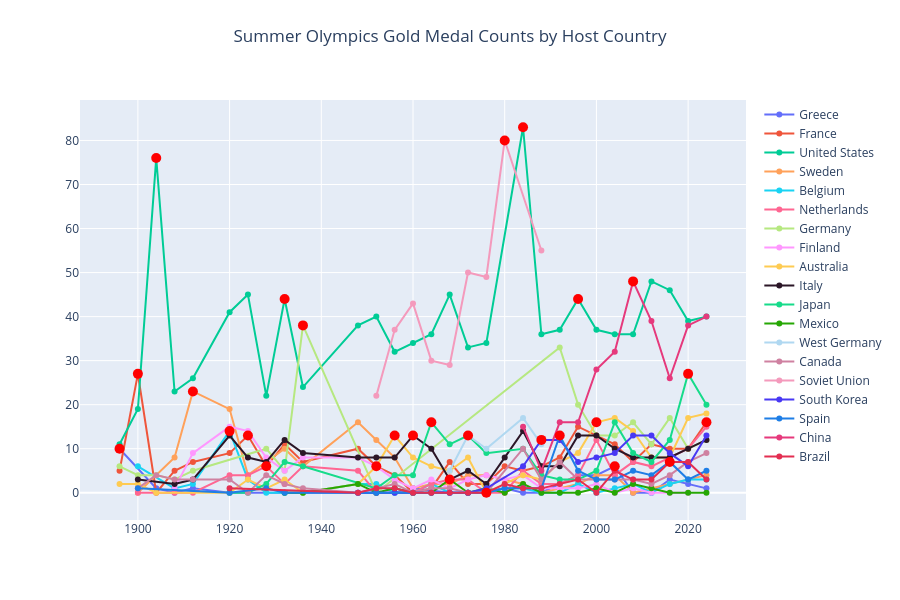

Notebook code for this chart:
### Code cell
host_countries = host_df["Host"].unique()
medal_df = medal_df.query("NOC in @host_countries")
fig = go.Figure()
for country in host_countries:
    medal_by_country = medal_df.query("NOC == @country").sort_values("Year")
    fig.add_trace(go.Scatter(x=medal_by_country["Year"], y=medal_by_country["Gold"], name=country, mode="lines+markers"))
for country in host_countries:
    host_by_country = host_df.query("Host == @country")
    years = host_by_country["Year"].sort_values()
    medal_by_country = medal_df.query("NOC == @country and Year in @years").sort_values("Year")
    fig.add_trace(go.Scatter(x=years, y=medal_by_country["Gold"], showlegend=False, marker={"color": "red", "size": 10}, mode="markers"))
fig.update_layout(title={
    "text": "Summer Olympics Gold Medal Counts by Host Country",
    "x": 0.5,
    "y": 0.95,
    "xanchor": "center",
    "yanchor": "top",
}, height=600, colorway=basic_colors+additional_colors)
fig.show()

### Figure 1 — Plotly figure (JSON) as saved in the notebook; plotly's stock layout.template omitted (floating-point values rounded to 4 significant figures)
{"data": [{"mode": "lines+markers", "name": "Greece", "x": [1896, 1904, 1908, 1912, 1920, 1956, 1960, 1968, 1972, 1980, 1984, 1988, 1992, 1996, 2000, 2004, 2008, 2012, 2016, 2020, 2024], "y": [10, 1, 0, 1, 0, 0, 1, 0, 0, 1, 0, 0, 2, 4, 4, 6, 0, 0, 3, 2, 1], "type": "scatter"}, {"mode": "lines+markers", "name": "France", "x": [1896, 1900, 1904, 1908, 1912, 1920, 1924, 1928, 1932, 1936, 1948, 1952, 1956, 1960, 1964, 1968, 1972, 1976, 1980, 1984, 1988, 1992, 1996, 2000, 2004, 2008, 2012, 2016, 2020, 2024], "y": [5, 27, 0, 5, 7, 9, 13, 6, 11, 7, 10, 6, 4, 0, 1, 7, 2, 2, 6, 5, 6, 8, 15, 13, 11, 7, 11, 10, 10, 16], "type": "scatter"}, {"mode": "lines+markers", "name": "United States", "x": [1896, 1900, 1904, 1908, 1912, 1920, 1924, 1928, 1932, 1936, 1948, 1952, 1956, 1960, 1964, 1968, 1972, 1976, 1984, 1988, 1992, 1996, 2000, 2004, 2008, 2012, 2016, 2020, 2024], "y": [11, 19, 76, 23, 26, 41, 45, 22, 44, 24, 38, 40, 32, 34, 36, 45, 33, 34, 83, 36, 37, 44, 37, 36, 36, 48, 46, 39, 40], "type": "scatter"}, {"mode": "lines+markers", "name": "United Kingdom", "x": [], "y": [], "type": "scatter"}, {"mode": "lines+markers", "name": "Sweden", "x": [1900, 1908, 1912, 1920, 1924, 1928, 1932, 1936, 1948, 1952, 1956, 1960, 1964, 1968, 1972, 1976, 1980, 1984, 1988, 1992, 1996, 2000, 2004, 2008, 2012, 2016, 2020, 2024], "y": [0, 8, 23, 19, 4, 7, 10, 6, 16, 12, 8, 1, 2, 2, 4, 4, 3, 2, 0, 1, 2, 4, 4, 0, 1, 2, 3, 4], "type": "scatter"}, {"mode": "lines+markers", "name": "Belgium", "x": [1900, 1908, 1912, 1920, 1924, 1928, 1932, 1936, 1948, 1952, 1956, 1960, 1964, 1968, 1972, 1976, 1980, 1984, 1988, 1992, 1996, 2000, 2004, 2008, 2012, 2016, 2020, 2024], "y": [6, 1, 2, 14, 3, 0, 0, 0, 2, 2, 0, 0, 2, 0, 0, 0, 1, 1, 0, 0, 2, 0, 1, 2, 0, 2, 3, 3], "type": "scatter"}, {"mode": "lines+markers", "name": "Netherlands", "x": [1900, 1908, 1912, 1920, 1924, 1928, 1932, 1936, 1948, 1952, 1960, 1964, 1968, 1972, 1976, 1980, 1984, 1988, 1992, 1996, 2000, 2004, 2008, 2012, 2016, 2020, 2024], "y": [0, 0, 0, 4, 4, 6, 2, 6, 5, 0, 0, 2, 3, 3, 0, 0, 5, 2, 2, 4, 12, 4, 7, 6, 8, 10, 15], "type": "scatter"}, {"mode": "lines+markers", "name": "Germany", "x": [1896, 1900, 1904, 1908, 1912, 1928, 1932, 1936, 1952, 1992, 1996, 2000, 2004, 2008, 2012, 2016, 2020, 2024], "y": [6, 4, 4, 3, 5, 10, 5, 38, 0, 33, 20, 13, 13, 16, 11, 17, 10, 12], "type": "scatter"}, {"mode": "lines+markers", "name": "Finland", "x": [1908, 1912, 1920, 1924, 1928, 1932, 1936, 1948, 1952, 1956, 1960, 1964, 1968, 1972, 1976, 1980, 1984, 1988, 1992, 1996, 2000, 2004, 2008, 2012, 2016, 2020], "y": [1, 9, 15, 14, 8, 5, 8, 8, 6, 3, 1, 3, 1, 3, 4, 3, 4, 1, 1, 1, 2, 0, 1, 0, 0, 0], "type": "scatter"}, {"mode": "lines+markers", "name": "Australia", "x": [1896, 1900, 1904, 1920, 1924, 1928, 1932, 1936, 1948, 1952, 1956, 1960, 1964, 1968, 1972, 1976, 1980, 1984, 1988, 1992, 1996, 2000, 2004, 2008, 2012, 2016, 2020, 2024], "y": [2, 2, 0, 0, 3, 1, 3, 0, 2, 6, 13, 8, 6, 5, 8, 0, 2, 4, 3, 7, 9, 16, 17, 14, 8, 8, 17, 18], "type": "scatter"}, {"mode": "lines+markers", "name": "Italy", "x": [1900, 1908, 1912, 1920, 1924, 1928, 1932, 1936, 1948, 1952, 1956, 1960, 1964, 1968, 1972, 1976, 1980, 1984, 1988, 1992, 1996, 2000, 2004, 2008, 2012, 2016, 2020, 2024], "y": [3, 2, 3, 13, 8, 7, 12, 9, 8, 8, 8, 13, 10, 3, 5, 2, 8, 14, 6, 6, 13, 13, 10, 8, 8, 8, 10, 12], "type": "scatter"}, {"mode": "lines+markers", "name": "Japan", "x": [1920, 1924, 1928, 1932, 1936, 1952, 1956, 1960, 1964, 1968, 1972, 1976, 1984, 1988, 1992, 1996, 2000, 2004, 2008, 2012, 2016, 2020, 2024], "y": [0, 0, 2, 7, 6, 1, 4, 4, 16, 11, 13, 9, 10, 4, 3, 3, 5, 16, 9, 7, 12, 27, 20], "type": "scatter"}, {"mode": "lines+markers", "name": "Mexico", "x": [1932, 1936, 1948, 1952, 1956, 1960, 1964, 1968, 1972, 1976, 1980, 1984, 1988, 1992, 1996, 2000, 2004, 2008, 2012, 2016, 2020, 2024], "y": [0, 0, 2, 0, 1, 0, 0, 3, 0, 1, 0, 2, 0, 0, 0, 1, 0, 2, 1, 0, 0, 0], "type": "scatter"}, {"mode": "lines+markers", "name": "West Germany", "x": [1968, 1972, 1976, 1984, 1988], "y": [5, 13, 10, 17, 11], "type": "scatter"}, {"mode": "lines+markers", "name": "Canada", "x": [1900, 1904, 1908, 1912, 1920, 1924, 1928, 1932, 1936, 1948, 1952, 1956, 1960, 1964, 1968, 1972, 1976, 1984, 1988, 1992, 1996, 2000, 2004, 2008, 2012, 2016, 2020, 2024], "y": [1, 4, 3, 3, 3, 0, 4, 2, 1, 0, 1, 2, 0, 1, 1, 0, 0, 10, 3, 7, 3, 3, 3, 3, 2, 4, 7, 9], "type": "scatter"}, {"mode": "lines+markers", "name": "Soviet Union", "x": [1952, 1956, 1960, 1964, 1968, 1972, 1976, 1980, 1988], "y": [22, 37, 43, 30, 29, 50, 49, 80, 55], "type": "scatter"}, {"mode": "lines+markers", "name": "South Korea", "x": [1948, 1952, 1956, 1964, 1968, 1972, 1976, 1984, 1988, 1992, 1996, 2000, 2004, 2008, 2012, 2016, 2020, 2024], "y": [0, 0, 0, 0, 0, 0, 1, 6, 12, 12, 7, 8, 9, 13, 13, 9, 6, 13], "type": "scatter"}, {"mode": "lines+markers", "name": "Spain", "x": [1900, 1920, 1928, 1932, 1948, 1952, 1960, 1972, 1976, 1980, 1984, 1988, 1992, 1996, 2000, 2004, 2008, 2012, 2016, 2020, 2024], "y": [1, 0, 1, 0, 0, 0, 0, 0, 0, 1, 1, 1, 13, 5, 3, 3, 5, 4, 7, 3, 5], "type": "scatter"}, {"mode": "lines+markers", "name": "China", "x": [1984, 1988, 1992, 1996, 2000, 2004, 2008, 2012, 2016, 2020, 2024], "y": [15, 5, 16, 16, 28, 32, 48, 39, 26, 38, 40], "type": "scatter"}, {"mode": "lines+markers", "name": "Brazil", "x": [1920, 1948, 1952, 1956, 1960, 1964, 1968, 1972, 1976, 1980, 1984, 1988, 1992, 1996, 2000, 2004, 2008, 2012, 2016, 2020, 2024], "y": [1, 0, 1, 1, 0, 0, 0, 0, 0, 2, 1, 1, 2, 3, 0, 5, 3, 3, 7, 7, 3], "type": "scatter"}, {"marker": {"color": "red", "size": 10}, "mode": "markers", "showlegend": false, "x": [1896, 2004], "y": [10, 6], "type": "scatter"}, {"marker": {"color": "red", "size": 10}, "mode": "markers", "showlegend": false, "x": [1900, 1924, 2024], "y": [27, 13, 16], "type": "scatter"}, {"marker": {"color": "red", "size": 10}, "mode": "markers", "showlegend": false, "x": [1904, 1932, 1984, 1996, 2028], "y": [76, 44, 83, 44], "type": "scatter"}, {"marker": {"color": "red", "size": 10}, "mode": "markers", "showlegend": false, "x": [1908, 1948, 2012], "y": [], "type": "scatter"}, {"marker": {"color": "red", "size": 10}, "mode": "markers", "showlegend": false, "x": [1912], "y": [23], "type": "scatter"}, {"marker": {"color": "red", "size": 10}, "mode": "markers", "showlegend": false, "x": [1920], "y": [14], "type": "scatter"}, {"marker": {"color": "red", "size": 10}, "mode": "markers", "showlegend": false, "x": [1928], "y": [6], "type": "scatter"}, {"marker": {"color": "red", "size": 10}, "mode": "markers", "showlegend": false, "x": [1936], "y": [38], "type": "scatter"}, {"marker": {"color": "red", "size": 10}, "mode": "markers", "showlegend": false, "x": [1952], "y": [6], "type": "scatter"}, {"marker": {"color": "red", "size": 10}, "mode": "markers", "showlegend": false, "x": [1956, 2000, 2032], "y": [13, 16], "type": "scatter"}, {"marker": {"color": "red", "size": 10}, "mode": "markers", "showlegend": false, "x": [1960], "y": [13], "type": "scatter"}, {"marker": {"color": "red", "size": 10}, "mode": "markers", "showlegend": false, "x": [1964, 2020], "y": [16, 27], "type": "scatter"}, {"marker": {"color": "red", "size": 10}, "mode": "markers", "showlegend": false, "x": [1968], "y": [3], "type": "scatter"}, {"marker": {"color": "red", "size": 10}, "mode": "markers", "showlegend": false, "x": [1972], "y": [13], "type": "scatter"}, {"marker": {"color": "red", "size": 10}, "mode": "markers", "showlegend": false, "x": [1976], "y": [0], "type": "scatter"}, {"marker": {"color": "red", "size": 10}, "mode": "markers", "showlegend": false, "x": [1980], "y": [80], "type": "scatter"}, {"marker": {"color": "red", "size": 10}, "mode": "markers", "showlegend": false, "x": [1988], "y": [12], "type": "scatter"}, {"marker": {"color": "red", "size": 10}, "mode": "markers", "showlegend": false, "x": [1992], "y": [13], "type": "scatter"}, {"marker": {"color": "red", "size": 10}, "mode": "markers", "showlegend": false, "x": [2008], "y": [48], "type": "scatter"}, {"marker": {"color": "red", "size": 10}, "mode": "markers", "showlegend": false, "x": [2016], "y": [7], "type": "scatter"}], "layout": {"title": {"text": "Summer Olympics Gold Medal Counts by Host Country", "x": 0.5, "y": 0.95, "xanchor": "center", "yanchor": "top"}, "height": 600, "colorway": ["#636efa", "#EF553B", "#00cc96", "#ab63fa", "#FFA15A", "#19d3f3", "#FF6692", "#B6E880", "#FF97FF", "#FECB52", "#2b1627", "#16db8a", "#26a704", "#b0d8f1", "#cf81a1", "#f49abc", "#4838f4", "#1e7ee6", "#e6397c", "#e32e51"]}}
